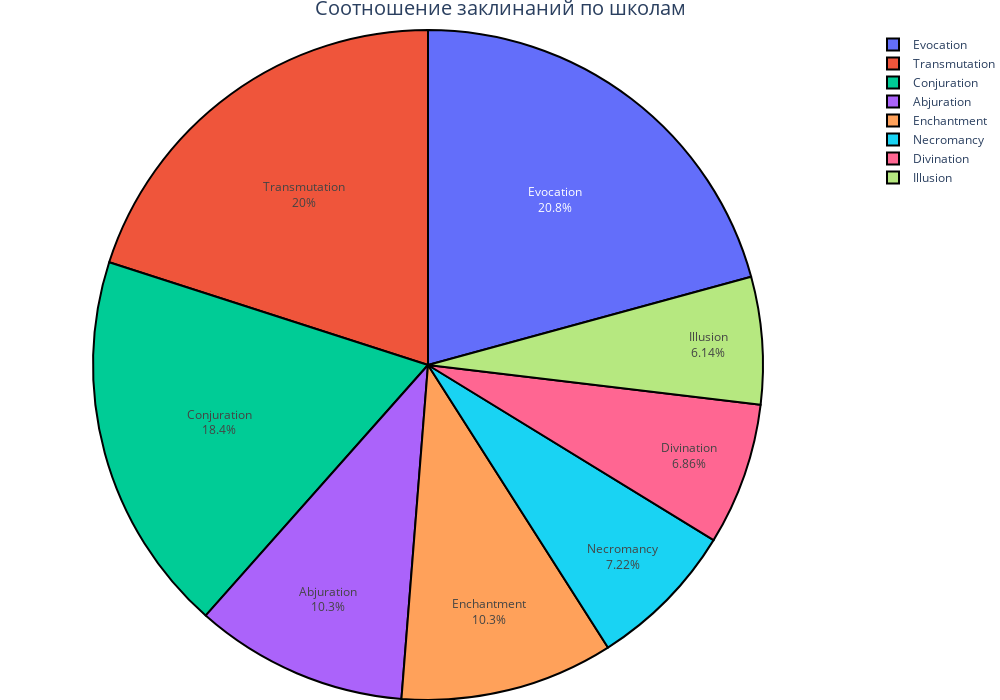

Write notebook code for a chart like this one.
### Code cell
import pandas as pd
import plotly.graph_objs as go

# Загрузка данных
data = pd.read_csv("BigData/PR2/dnd-spells.csv")

# Группировка данных по школам и подсчет количества заклинаний
#grouped_data = data.groupby('school')['level'].count().reset_index()

# Создание круговой диаграммы
fig = go.Figure(data=[go.Pie(labels=grouped_data['school'],
                             values=grouped_data['level'],
                             textinfo='label+percent',
                             marker=dict(line=dict(color='black', width=2)))])
                             
# Настройка заголовка
fig.update_layout(title_text='Соотношение заклинаний по школам', title_x=0.5, title_font_size=20)

# Настройка подписей осей X и Y
fig.update_layout(xaxis_title='X Axis Label', yaxis_title='Y Axis Label', xaxis_title_font_size=16, yaxis_title_font_size=16)

# Настройка угла меток оси X
fig.update_xaxes(tickangle=315, tickfont_size=14)

# Расположение графика и его размеры
fig.update_layout(width=1000, height=700)

# Добавление сетки
fig.update_xaxes(showgrid=True, gridcolor='ivory', gridwidth=2)
fig.update_yaxes(showgrid=True, gridcolor='ivory', gridwidth=2)

# Убрать лишние отступы по краям
fig.update_layout(margin=dict(t=30, b=0, l=0, r=0))

# Отображение диаграммы
fig.show()

### Figure 1 — Plotly figure (JSON) as saved in the notebook; plotly's stock layout.template omitted (floating-point values rounded to 4 significant figures)
{"data": [{"labels": ["Abjuration", "Conjuration", "Divination", "Enchantment", "Evocation", "Illusion", "Necromancy", "Transmutation"], "marker": {"line": {"color": "black", "width": 2}}, "textinfo": "label+percent", "type": "pie", "values": [57, 102, 38, 57, 115, 34, 40, 111]}], "layout": {"height": 700, "margin": {"b": 0, "l": 0, "r": 0, "t": 30}, "title": {"font": {"size": 20}, "text": "Соотношение заклинаний по школам", "x": 0.5}, "width": 1000, "xaxis": {"gridcolor": "ivory", "gridwidth": 2, "showgrid": true, "tickangle": -45, "tickfont": {"size": 14}, "title": {"font": {"size": 16}, "text": "X Axis Label"}}, "yaxis": {"gridcolor": "ivory", "gridwidth": 2, "showgrid": true, "title": {"font": {"size": 16}, "text": "Y Axis Label"}}}}
